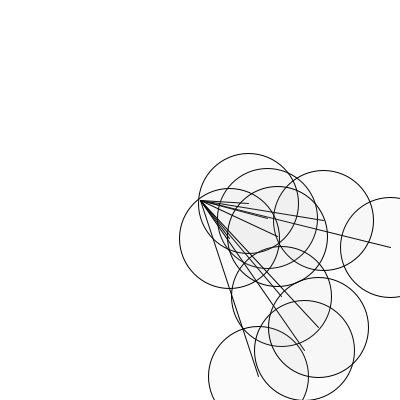
Frame 1 (no input)
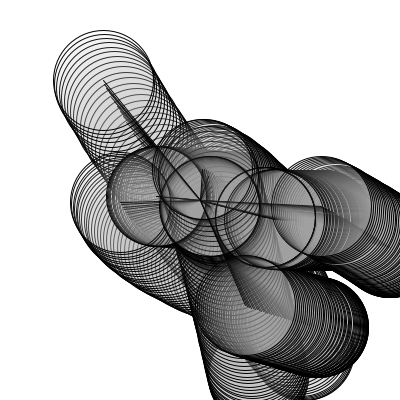
Frame 60 (the mouse pressed at the canvas centre just before this capture)
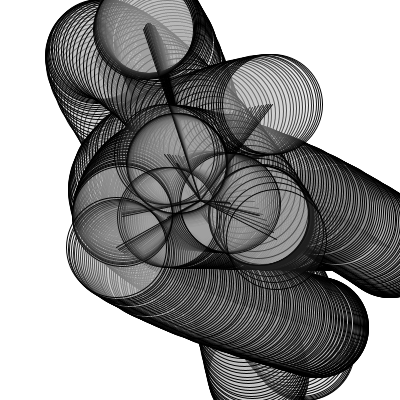
Frame 120 (the mouse held since frame 60 and released just before this capture)

The Processing sketch that drew these frames (run headless with seeded random() and noise(); from frame 60 on, the mouse is pressed at the canvas centre):

// Processing sketch: processing_158410
// ── processing_158410.pde


Oscillator[] oscillators = new Oscillator[10];

void setup() {
  size(400,400);
  background(255);
  smooth();
  
  for (int i = 0; i < oscillators.length; i++) {
    oscillators[i] = new Oscillator();
  }
  //background(255);
}

void draw() {
  //background(255);
  
  for (int i = 0; i < oscillators.length; i++) {
    oscillators[i].oscillate();
    oscillators[i].display();
  }
}
class Oscillator {
  PVector angle;
  PVector velocity;
  PVector amplitude;
  PVector acceleration;
  
  Oscillator() {
    angle = new PVector();
    velocity = new PVector(random(-0.05,0.05),random(-0.05,0.05));
    amplitude = new PVector(random(width),random(height));
    acceleration = new PVector(random(-0.05,0.05),random(-0.05,0.05));
  }
void oscillate() {
  angle.add(velocity);
}

void display() {
  float x = cos(angle.x)*amplitude.x;
  float y = cos(angle.y)*amplitude.y;
  
  pushMatrix();
  translate(width/2,height/2);
  stroke(0);
  fill(175,12);
  line(0,0,x/2,y/2);
  ellipse(x/2,y/2,100,100);
  popMatrix();
}

}
